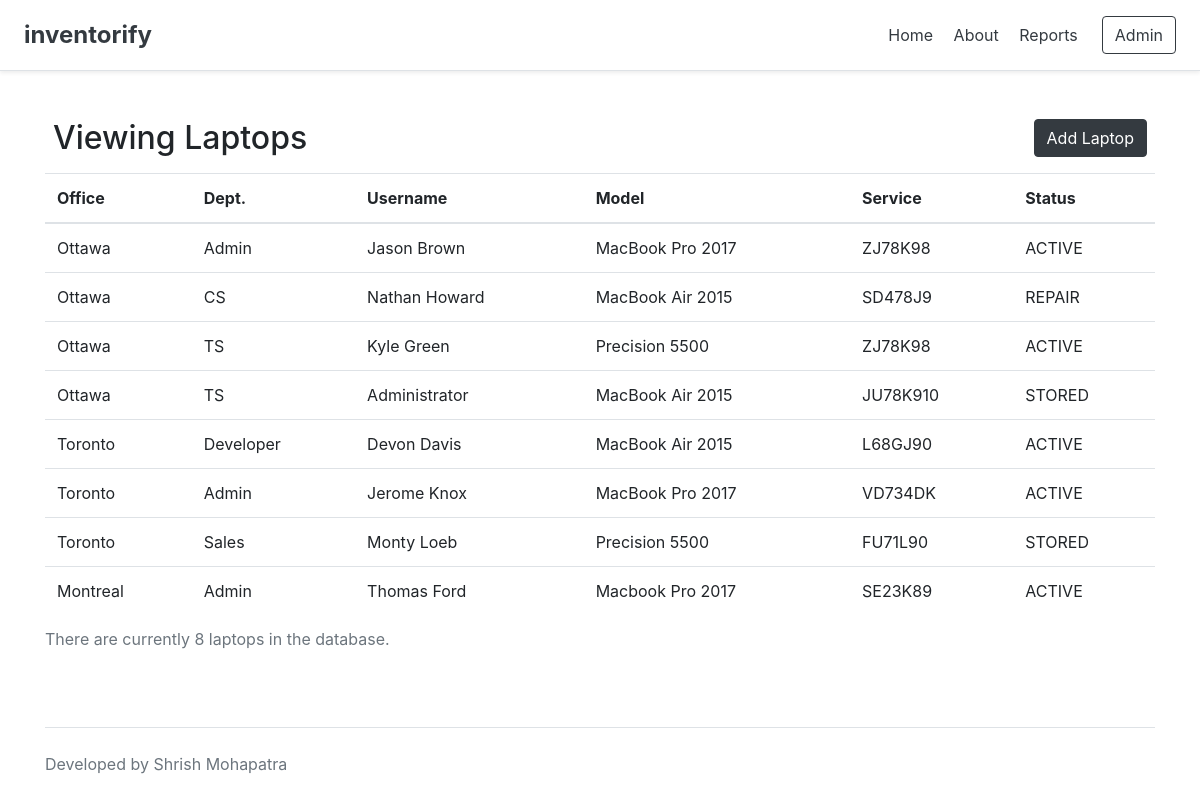
The page / on the database its author committed.
### inventory/models.py (models this page shows, shortened)
class Laptop(models.Model):
    office = models.CharField(max_length=32, choices=ch_office, default="Ottawa")
    dept = models.CharField(verbose_name="Department", max_length=64, choices=ch_dept, default="Admin")
    username = models.CharField(max_length=64, default="Administrator")
    manufacturer = models.CharField(max_length=64, default="Apple")
    model = models.CharField(max_length=64)
    service_tag = models.CharField(verbose_name="Service Tag", max_length=12)
    issues = models.TextField(blank=True)
    status = models.CharField(max_length=32, choices=ch_status, default="STORED")

### inventory/views.py (the view)
# urls.py: url(r'^$', view_laptops, name='index'),
def view_laptops(request):
    laptops = Laptop.objects.all()
    context = {
        'header': 'laptops',
        'items': laptops,
        'count': laptops.count()
    }
    return render(request, 'index.html', context)

### inventory/templates/index.html (shortened to what this page needs)
{% extends 'base.html' %}
{% block body %}
<div class="container theme-showcase">
    <div class="row d-flex justify-content-end">
        <div class="mr-auto p-2">
            <h2>Viewing Laptops</h2>
        </div>
        <div class="p-2">
            <a class="btn btn-dark" href="{% url 'add_laptop' %}" role="button"> Add Laptop </a>
        </div>
    </div>
</div>
<div class="table-responsive">
    <table class="table table-hover">
        <caption>There are currently {{ count }} laptops in the database.</caption>
        <thead>
            <tr>
                <th scope="column">Office</th>
                <th scope="column">Dept.</th>
                <th scope="column">Username</th>
                <th scope="column">Model</th>
                <th scope="column">Service</th>
                <th scope="column">Status</th>
            </tr>
        </thead>
        <tbody>
            {% for item in items %}
                <tr onclick="window.location='{% url 'edit_laptop' item.pk %}';">
                    <td>{{ item.office }}</td>
                    <td>{{ item.dept }}</td>
                    <td>{{ item.username }}</td>
                    <td>{{ item.model }}</td>
                    <td>{{ item.service_tag }}</td>
                    <td>{{ item.status }}</td>
                </tr>
            {% endfor %}
        </tbody>
    </table>
</div>
{% endblock %}

### inventory/templates/base.html (shortened to what this page needs)
<!doctype html>
<html lang="en">
    <head>
        {% load static %}
        <link rel="stylesheet" href="https://stackpath.bootstrapcdn.com/bootstrap/4.3.1/css/bootstrap.min.css">
    </head>
    <body>
        <div class="d-flex flex-column flex-md-row align-items-center p-3 px-md-4 mb-3 bg-white border-bottom shadow-sm">
            <h4 class="my-0 mr-md-auto font-weight-normal"><a href="/index"><font color="#343a40"><b>inventorify</b></font></a></h4>
            <nav class="my-2 my-md-0 mr-md-3">
                <a class="p-2 text-dark" href="/index">Home</a>
                <a class="p-2 text-dark" href="/about">About</a>
                <a class="p-2 text-dark" href="/reports">Reports</a>
            </nav>
            <a class="btn btn-outline-dark" href="/admin">Admin</a>
        </div>
        <div class="container">
            <br>
            {% block body %}
            {% endblock %}
            <br><br>
            <footer class="border-top"><br>
                <p class="text-muted">
                    Developed by Shrish Mohapatra
                </p>
            </footer>
        </div>
    </body>
</html>

### rows shown on the page
Laptop: office "Ottawa", dept "Admin", username "Jason Brown", model "MacBook Pro 2017", service_tag "ZJ78K98", status "ACTIVE"
Laptop: office "Ottawa", dept "CS", username "Nathan Howard", model "MacBook Air 2015", service_tag "SD478J9", status "REPAIR"
Laptop: office "Ottawa", dept "TS", username "Kyle Green", model "Precision 5500", service_tag "ZJ78K98", status "ACTIVE"
Laptop: office "Ottawa", dept "TS", username "Administrator", model "MacBook Air 2015", service_tag "JU78K910", status "STORED"
Laptop: office "Toronto", dept "Developer", username "Devon Davis", model "MacBook Air 2015", service_tag "L68GJ90", status "ACTIVE"
Laptop: office "Toronto", dept "Admin", username "Jerome Knox", model "MacBook Pro 2017", service_tag "VD734DK", status "ACTIVE"
Laptop: office "Toronto", dept "Sales", username "Monty Loeb", model "Precision 5500", service_tag "FU71L90", status "STORED"
Laptop: office "Montreal", dept "Admin", username "Thomas Ford", model "Macbook Pro 2017", service_tag "SE23K89", status "ACTIVE"

### other values the page prints
{{ count }} "8"
